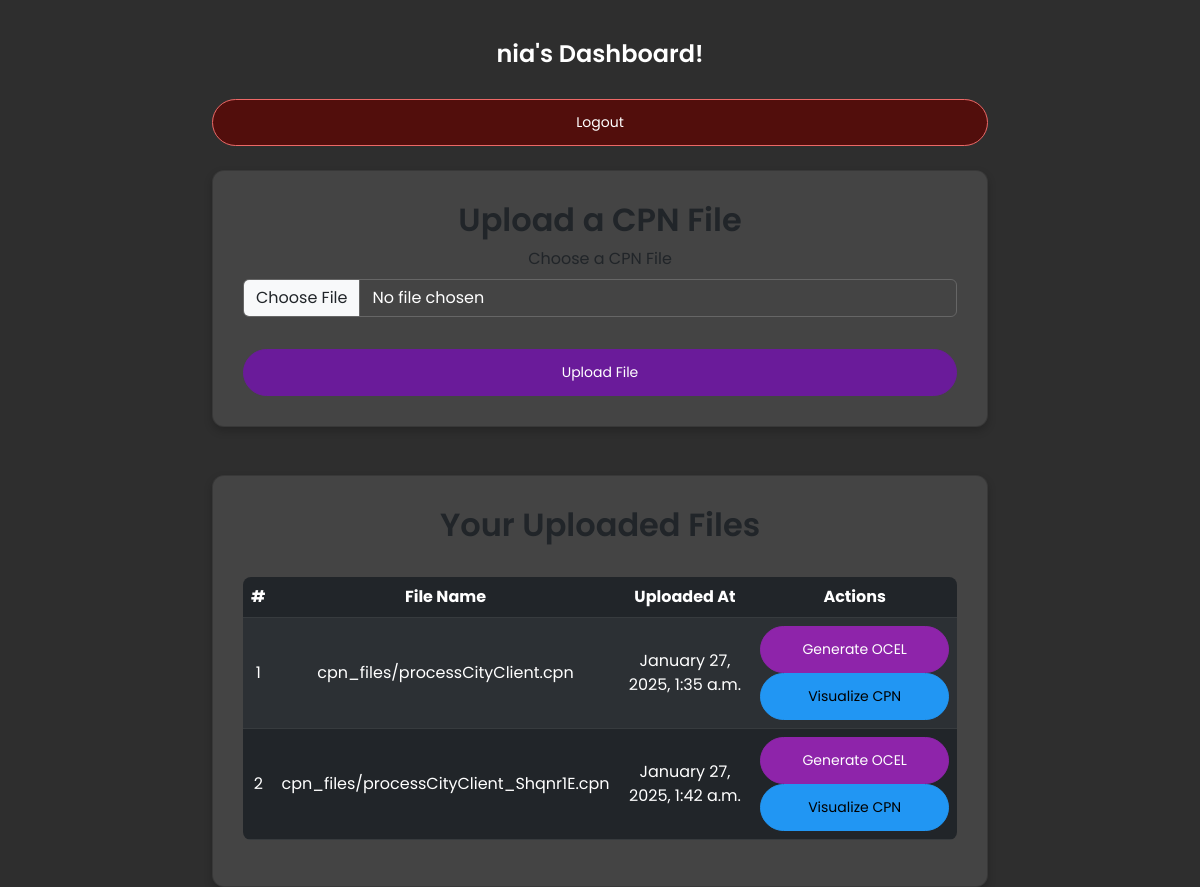
/index/ (signed in), run on the app's committed database.
### cpn_app/models.py (models this page shows, shortened)
class UploadedCPNFile(models.Model):
    user = models.ForeignKey(
        settings.AUTH_USER_MODEL,
        on_delete=models.CASCADE
    )
    file = models.FileField(upload_to='cpn_files/')
    uploaded_at = models.DateTimeField(auto_now_add=True)

### cpn_app/views.py (the view)
# urls.py: path('index/', views.index, name='index'),
@login_required
def index(request):
    if request.method == 'POST':
        form = UploadCPNForm(request.POST, request.FILES)
        if form.is_valid():
            cpn_file = form.save(commit=False)
            cpn_file.user = request.user  # Assign the current user
            cpn_file.save()
            return redirect('cpn_app:index')
    else:
        form = UploadCPNForm()
    uploaded_files = UploadedCPNFile.objects.filter(user=request.user)
    return render(request, 'cpn_app/index.html', {'form': form, 'uploaded_files': uploaded_files})

### cpn_app/forms.py
class UploadCPNForm(forms.ModelForm):
    class Meta:
        model = UploadedCPNFile
        fields = ['file']
        widgets = {
            'file': forms.FileInput(attrs={
                'class': 'form-control',
                'placeholder': 'Choose a CPN file'
            })
        }

### cpn_app/templates/cpn_app/index.html (shortened to what this page needs)
<!DOCTYPE html>
<html lang="en">
<head>
    <link href="https://cdn.jsdelivr.net/npm/bootstrap@5.3.0-alpha1/dist/css/bootstrap.min.css" rel="stylesheet">
</head>
<body>
    <div class="container">
        <div class="row justify-content-center">
            <div class="col-lg-8">
                <div class="welcome-card">
                    <h1> {{ user.username }}'s Dashboard!</h1>
                </div>
            </div>
            <div class="col-lg-8 text-end mb-4">
                <a href="{% url 'cpn_app:logout' %}" class="btn btn-danger">Logout</a>
            </div>
            <div class="col-lg-8">
                <div class="card mb-5">
                    <div class="card-body text-center">
                        <h2 class="card-title">Upload a CPN File</h2>
                        <form method="POST" enctype="multipart/form-data" class="needs-validation" novalidate>
                            <div class="mb-3">
                                <label for="id_file" class="form-label">Choose a CPN File</label>
                                <input type="file" name="file" id="id_file" class="form-control" accept=".cpn" required>
                            </div>
                            <button type="submit" class="btn btn-primary w-100 mt-3">Upload File</button>
                        </form>
                    </div>
                </div>
            </div>
            <div class="col-lg-8">
                <div class="card">
                    <div class="card-body">
                        <h2 class="text-center">Your Uploaded Files</h2>
                        <div class="table-responsive">
                            <table class="table table-striped table-dark mt-4">
                                <thead>
                                    <tr>
                                        <th>#</th>
                                        <th>File Name</th>
                                        <th>Uploaded At</th>
                                        <th>Actions</th>
                                    </tr>
                                </thead>
                                <tbody>
                                    {% for file in uploaded_files %}
                                    <tr>
                                        <td>{{ forloop.counter }}</td>
                                        <td>{{ file.file.name }}</td>
                                        <td>{{ file.uploaded_at|date:"F j, Y, g:i a" }}</td>
                                        <td>
                                            <a href="{% url 'cpn_app:generate_ocel' file.id %}" class="btn btn-secondary btn-sm">Generate OCEL</a>
                                            <a href="{% url 'cpn_app:visualize_cpn' file.id %}" class="btn btn-info btn-sm">Visualize CPN</a>
                                        </td>
                                    </tr>
                                    {% empty %}
                                    <tr>
                                        <td colspan="4" class="text-center text-muted">No files uploaded yet.</td>
                                    </tr>
                                    {% endfor %}
                                </tbody>
                            </table>
                        </div>
                    </div>
                </div>
            </div>
        </div>
    </div>
</body>
</html>

### cpn_app/templates/cpn_app/index.html (style rules this page uses)
body { background-color: #2e2e2e; color: white; font-family: 'Poppins', sans-serif; padding-top: 30px; }
h1, h2 { font-weight: 600; }
.welcome-card { color: white; border-radius: 12px; text-align: center; padding: 10px; margin-bottom: 10px; }
.welcome-card h1 { font-size: 1.5rem; margin-bottom: 10px; }
.card { background-color: #444444; border-radius: 12px; box-shadow: 0 4px 8px rgba(0, 0, 0, 0.2); transition: transform 0.3s ease-in-out; }
.card-body { padding: 30px; }
.btn-primary, .btn-secondary, .btn-info, .btn-danger { padding: 12px 30px; font-size: 14px; border-radius: 30px; }
.btn-primary { background-color: #6a1b9a !important; border-color: #6a1b9a !important; }
.btn-secondary { background-color: #8e24aa !important; border-color: #8e24aa !important; }
.btn-info { background-color: #2196f3 !important; border-color: #2196f3 !important; }
.btn-danger { background-color: rgb(82, 14, 12) !important; border-color:rgb(237, 104, 102) !important; }
.table { margin-top: 20px; border-radius: 8px; overflow: hidden; }
.table th, .table td { color: white; vertical-align: middle; text-align: center; }
.table-striped tbody tr:nth-of-type(odd) { background-color: #555555; }
.form-control { background-color: #444444; border: 1px solid #666666; color: white; }
.container { display: flex; flex-direction: column; gap: 20px; justify-content: flex-start; align-items: center; }
.row { width: 100%; display: flex; flex-direction: column; align-items: center; }
.col-lg-8 { width: 100%; max-width: 800px; }
.btn { width: 100%; }

### data on the page
UploadedCPNFile: file.name "cpn_files/processCityClient.cpn", uploaded_at "January 27, 2025, 1:35 a.m."
UploadedCPNFile: file.name "cpn_files/processCityClient_Shqnr1E.cpn", uploaded_at "January 27, 2025, 1:42 a.m."

### other printed values
{{ user.username }} "nia"
